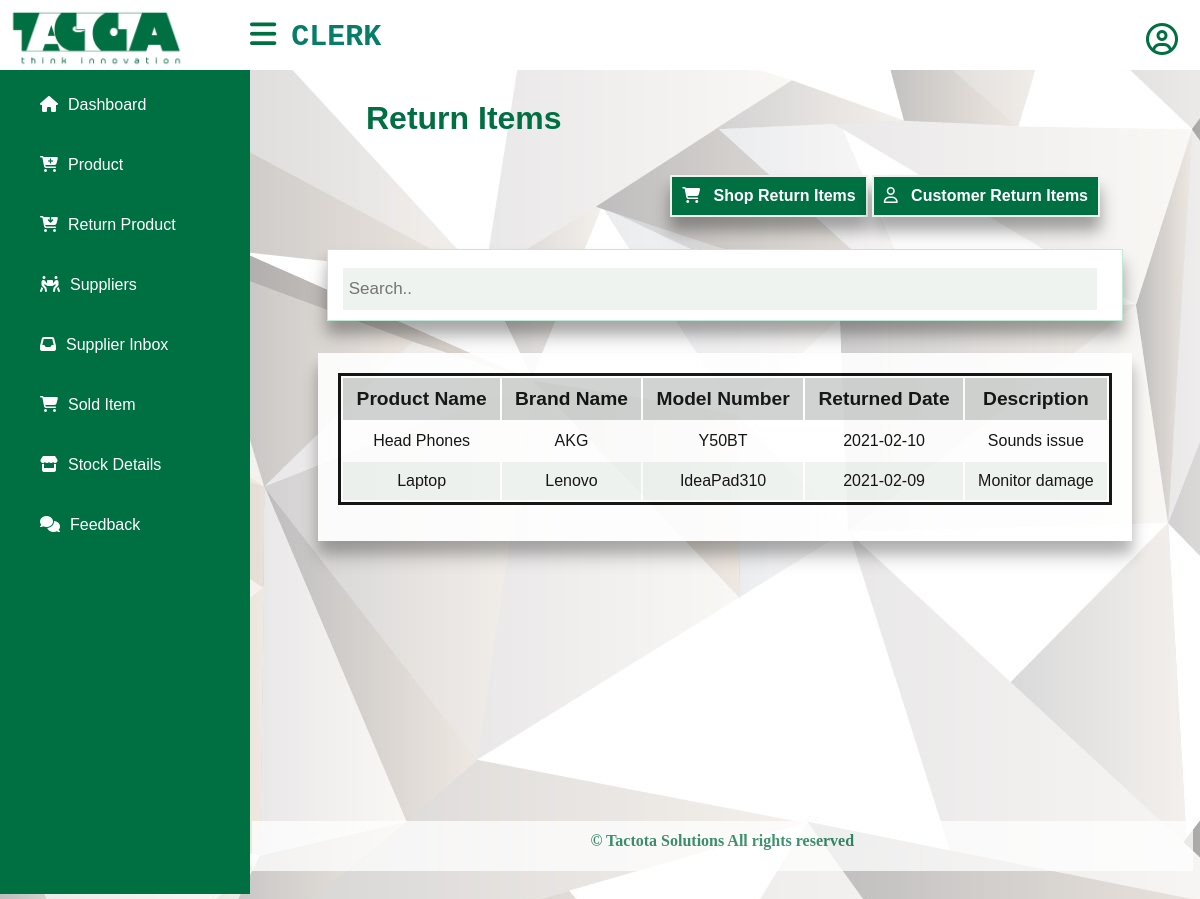
The page /views/returnitems.php on the database its author committed.
### tables this page shows
CREATE TABLE `category` (
  `category_id` int(30) NOT NULL,
  `category_name` varchar(30) NOT NULL
);

CREATE TABLE `brand` (
  `brand_id` int(30) NOT NULL,
  `brand_name` varchar(30) NOT NULL
);

CREATE TABLE `model` (
  `model_id` int(30) NOT NULL,
  `model_name` varchar(30) NOT NULL,
  `total_quantity` int(30) NOT NULL,
  `specification` varchar(255) NOT NULL,
  `reorder_level` int(30) NOT NULL,
  `sales_price` double NOT NULL
);

CREATE TABLE `shop_return_items` (
  `sup_id` varchar(30) NOT NULL,
  `returned_date` date NOT NULL,
  `description` varchar(200) NOT NULL,
  `item_id` int(30) NOT NULL
);

### model/database.php (called while the page is built, shortened)
<?php
class database
{
    private static $_instance;
    private $_connection;
    public static function getInstance() {
        if(!isset(self::$_instance)) {
            self::$_instance = new self();
        }
        return self::$_instance;
    }
    private function __construct() {
        $this->_connection = new mysqli(host, username, password, dbname);
    }
    public function getConnection() {
        return $this->_connection;
    }
}

### controller/inventory_maintain.php (called while the page is built, shortened)
<?php
require_once("../model/inventory_maintain_model.php");
class inventory_maintain
{
    public function __construct()
    {
        $this->inven = new inventory_maintain_model();
    }
    public function display_returnitem_details(){
        return $this->inven->diplay_return_items();
    }
}

### model/inventory_maintain_model.php (called while the page is built, shortened)
<?php
require_once("database.php");
class inventory_maintain_model
{
    public function __construct() {
        $this->mysqli = database::getInstance()->getConnection();
    }
     public function diplay_return_items(){
           $query=$this->mysqli->query("SELECT category.category_name,brand.brand_name,model.model_name,shop_return_items.returned_date,shop_return_items.description FROM product_list INNER JOIN category ON product_list.category_id=category.category_id INNER JOIN brand ON product_list.brand_id=brand.brand_id INNER JOIN model ON product_list.model_id=model.model_id INNER JOIN items ON product_list.p_id=items.p_id INNER JOIN shop_return_items ON items.item_id= shop_return_items.item_id");
           while ($row = $query->fetch_assoc()) {
            $result[]= $row;
        }
        return $result;
    }
}

### model/authenitication_model.php (called while the page is built, shortened)
<?php
   require_once("database.php");
class authenitication_model{
    public function get_username($id){
        $result = "";
            return $result;
    }
}

### views/returnitems.php (the view)
<?php
  include 'clerk_sidebar.php';
   require '../controller/inventory_maintain.php';
   $data=new inventory_maintain();
   $sql=$data->display_returnitem_details();
?>
<head>
<link rel="stylesheet" href="../public/css/view_user.css">
</head>
<div class="content" style="width:auto;">
    <h1 id="tbl-heading">Return Items</h1><br/>
    <div class="new">
    <a class="add_button" href="#">
        <i class="fa fa-shopping-cart" aria-hidden="true"></i>
        &nbsp&nbspShop Return Items</a>
    <a class="add_button" href="#">
        <i class="fa fa-user-o" aria-hidden="true"></i>
        &nbsp&nbspCustomer Return Items</a>
    </div>
    <div class="search">
    <input type="text" placeholder="Search..">
    </div>
    <div class="view-tbl">
       <table>
            <thead>
                <tr>
                    <th> Product Name</th>
                    <th> Brand Name</th>
                    <th> Model Number</th>
                    <th>Returned Date</th>
                    <th>Description</th>
                </tr>
            </thead>
            <tbody>
            <?php
            foreach ($sql as $k => $v)
            {
                ?>
                <tr>
                    <td><?php echo $sql[$k]["category_name"] ?></td>
		            <td><?php echo $sql[$k]["brand_name"] ?></td>
                    <td><?php echo $sql[$k]["model_name"] ?></td>
                    <td><?php echo $sql[$k]["returned_date"] ?></td>
                    <td><?php echo $sql[$k]["description"] ?></td>
                </tr>
                <?php
            } ?>
            </tbody>
       </table>
    </div>
    <div class="footer">
		<p>© Tactota Solutions All rights reserved </p>
    </div>
</div>

### public/css/style1.css (style rules this page uses)
body { margin: 0; padding: 0; font-family: "Roboto", sans-serif; background-image: url(../images/12.jpg); }
a { text-decoration:none; }
.content { width: calc(100% ); margin-top: 60px; padding: 20px; margin-left: 250px; background-position: center; background-size: cover; height: 100vh; transition: 0.5s; }

### public/css/clerk.css (style rules this page uses)
html,body, div, h1, h2, h3, h4, h5, h6, p { margin: 0; padding: 0; border: 0; font-size: 100%; font: inherit; vertical-align: baseline; }
* { list-style: none; margin:0; padding: 0; box-sizing: content-box; font-family: 'Montserrat', sans-serif; }
p { padding-top: 1.2%; }

### public/css/view_user.css (style rules this page uses)
body { background-color:rgb(238, 238, 238); }
#tbl-heading { margin-left:3em; font-family: 'Trebuchet MS', 'Lucida Sans Unicode', 'Lucida Grande', 'Lucida Sans', Arial, sans-serif; text-align: left; color: #007042; font-weight: bold; margin-top: 20px; margin-bottom: 20px; font-size: 2em; }
.new { margin-right:5em; float: right; margin-bottom:2em; }
.add_button { right: 0px; padding: 10px; box-shadow: 0 12px 12px 0 rgba(0, 0, 0, 0.2), 0 16px 20px 0 rgba(0, 0, 0, 0.19); border: 2px solid #eef3ef; background-color: #007042; text-align: center; text-decoration: none; display: inline-block; font-size: 1em; font-weight: bolder; color: #fff; }
.view-tbl table { border: 3px solid #000; width: 100%; margin-bottom: 1rem; }
.view-tbl tbody tr:nth-child(odd) { background-color: #fff; }
.view-tbl tbody tr:nth-child(even) { background-color: #eef3ef; }
.view-tbl th { font-size: 1.2em; padding:10px; background-color:#cccfcd; font-family: 'Trebuchet MS', 'Lucida Sans Unicode', 'Lucida Grande', 'Lucida Sans', Arial, sans-serif; }
.view-tbl td { font-size: 1em; padding: 10px; text-align: center; outline: none; font-family: 'Trebuchet MS', 'Lucida Sans Unicode', 'Lucida Grande', 'Lucida Sans', Arial, sans-serif; }
.view-tbl { box-shadow: 0 12px 12px 0 rgba(0, 0, 0, 0.2), 0 16px 20px 0 rgba(0, 0, 0, 0.19); display: flex; margin: 2em auto; background:#ffffff; background-size: cover; border:none; width:85%; padding: 20px; align-items: center; text-align: center; opacity: 90%; }
.search { padding:10px; box-shadow: 0 12px 12px 0 rgba(0, 0, 0, 0.2), 0 16px 20px 0 rgba(0, 0, 0, 0.19); margin: 2em auto; background-size: cover; border: 1px solid #c1e9d8; width: 85%; overflow: hidden; background-color: white; text-align: center; }
.search input[type=text] { padding: 6px; background-color: #eef3ef; border: none; margin-top: 8px; margin-right: 10px; font-size: 17px; width:96%; widows: 80%; height: 30px; }
.footer { opacity: 0.75; text-align: center; color:#007042; font-weight: bolder; width:103.4%; background:white; height:50px; margin-left: -2%; margin-top:280px ; font-family: 'Times New Roman', Times, serif; }

### rows shown on the page
category: category_name "Head Phones", brand.brand_name "AKG", model.model_name "Y50BT", shop_return_items.returned_date "2021-02-10", shop_return_items.description "Sounds issue"
category: category_name "Laptop", brand.brand_name "Lenovo", model.model_name "IdeaPad310", shop_return_items.returned_date "2021-02-09", shop_return_items.description "Monitor damage"
